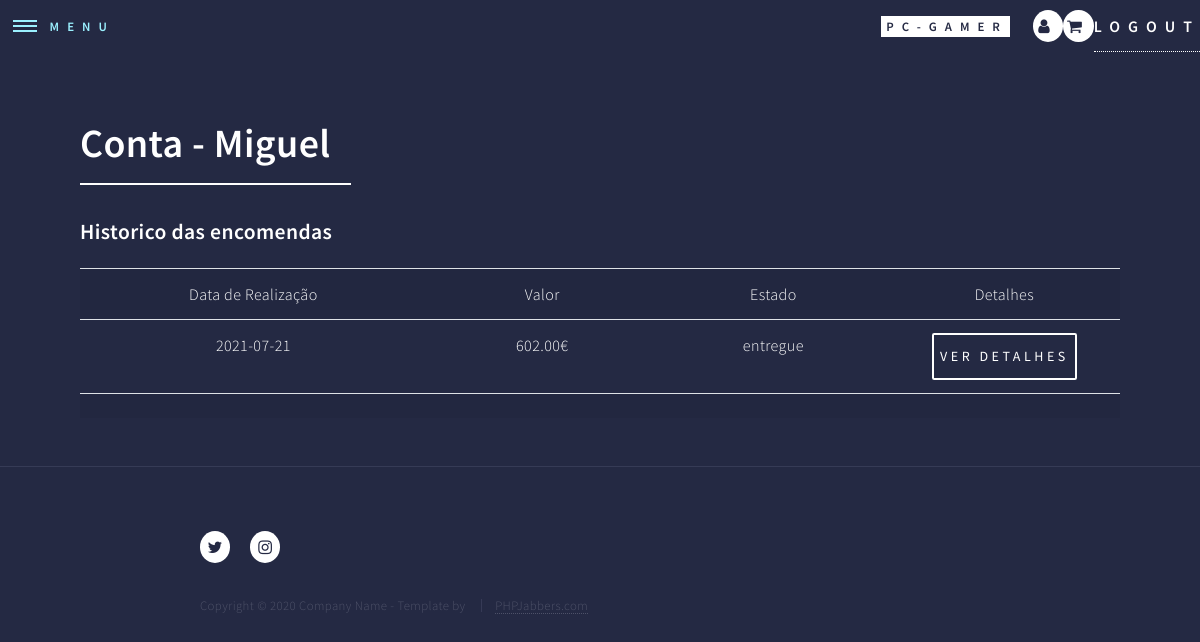
/utilizador.php (signed in), run on an earlier commit of the app's database.
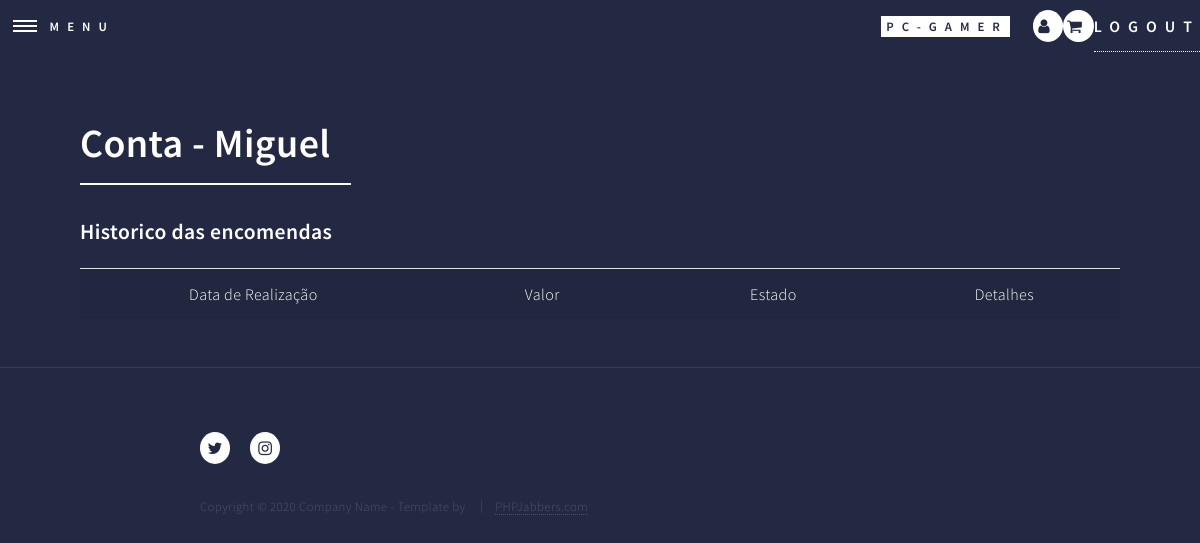
And on a later commit of the database.
### tables this page shows
CREATE TABLE `encomendas` (
  `encomendaId` int(11) NOT NULL AUTO_INCREMENT,
  `encomendaData` date NOT NULL,
  `encomendaEstado` enum('preparacao','caminho','entregue') NOT NULL,
  `encomendaValorFinal` decimal(10,2) NOT NULL,
  `encomendaPerfilId` int(11) NOT NULL,
  PRIMARY KEY (`encomendaId`) USING BTREE,
  KEY `fk_encomendas_perfis1_idx` (`encomendaPerfilId`) USING BTREE,
  CONSTRAINT `fk_encomendas_perfis1` FOREIGN KEY (`encomendaPerfilId`) REFERENCES `perfis` (`perfilId`) ON DELETE NO ACTION ON UPDATE NO ACTION
);

### utilizador.php (the view, shortened to what this page needs)
<?php
include_once("includes/body.inc.php");
top();
?>
<div id="main" class="alt">
    <section id="one">
        <div class="inner">
            <header class="major">
                <?php if(isset($_SESSION['id'])){ ?>
                    <h1> Conta - <?php echo  $_SESSION['nome']?></h1>
                <?php }else{ ?>
                    <h1> Conta </h1>
                <?php }?>
            </header>
            <table class='table table-striped table-hover' width="70%">
                <h3>Historico das encomendas</h3>
                <tr>
                    <th width="30%" class="text-center" >Data de Realização</th>
                    <th width="20%" class="text-center">Valor</th>
                    <th width="20%" class="text-center">Estado</th>
                    <th width="20%" class="text-center">Detalhes</th>
                </tr>
                <?php
                $sql="  select *
                        from encomendas
                        where encomendaPerfilId=".$_SESSION['id'];
                $res=mysqli_query($con,$sql);
                $i = 0;
                while($dados=mysqli_fetch_array($res)){
                    ?>
                    <tr>
                        <td class="text-center"><?php echo $dados['encomendaData']?></td>
                        <td class="text-center"><?php echo $dados['encomendaValorFinal']?>&euro;</td>
                        <td class="text-center"><?php echo $dados['encomendaEstado']?></td>
                        <td class="text-center"><button class="btn btn-sm" onclick="mostrarDetalhes(<?php echo $i?>)">ver Detalhes </button></td>
                    </tr>
                    <tr>
                        <td colspan="5">
                                <?php
                                    $i = $i + 1;
                                ?>
                        </td>
                    </tr>
                <?php
                }
                ?>
            </table>
    </section>
</div>
<?php
Bottom();
?>

### includes/body.inc.php (shortened to what this page needs)
<?php
function top()
{
    ?>
    <!DOCTYPE HTML>
    <html>
    <head>
        <link rel="stylesheet" href="assets/bootstrap/css/bootstrap.min.css" />
        <link rel="stylesheet" href="assets/css/main.css" />
    </head>
    <body class="is-preload">
    <body id="wrapper">
        <header id="header" class="alt">
            <nav>
                <a  href="#menu">Menu</a>
            </nav>
            <a href="index.php" class="logo"><strong>PC-GAMER</strong></a>
             <?php
                if(!isset($_SESSION['id'])){
            ?>
            <a href="registar.php" class="icon alt fa-user-circle" ><span class="label"></span></a>
            <?php
                }else{
                    ?>
                     <a href="utilizador.php" class="icon alt fa-user" ><span class="label"></span></a>
                     <a href="carrinho.php" class="icon alt fa-shopping-cart"><span class="label"></span></a>
                     <a href="logout.php">Logout</a>
            <?php
                }
             ?>
        </header>
    <?php
}
?>
<?php
    function Bottom(){
    ?>
        <footer id="footer">
            <div class="inner">
                <ul class="icons">
                    <li><a href="#" class="icon alt fa-twitter"><span class="label">Twitter</span></a></li>
                    <li><a href="https://www.instagram.com/" class="icon alt fa-instagram"><span class="label">Instagram</span></a></li>
                </ul>
                <ul class="copyright">
                    <li>Copyright © 2020 Company Name - Template by</li>
                    <li> <a href="https://www.phpjabbers.com/">PHPJabbers.com</a></li>
                </ul>
            </div>
        </footer>
        </body>
    </HTML>
<?php
}
?>

What changed in the data, as far as the page shows it:
removed encomendas: encomendaData "2021-07-21", encomendaValorFinal "602.00", encomendaEstado "entregue"
